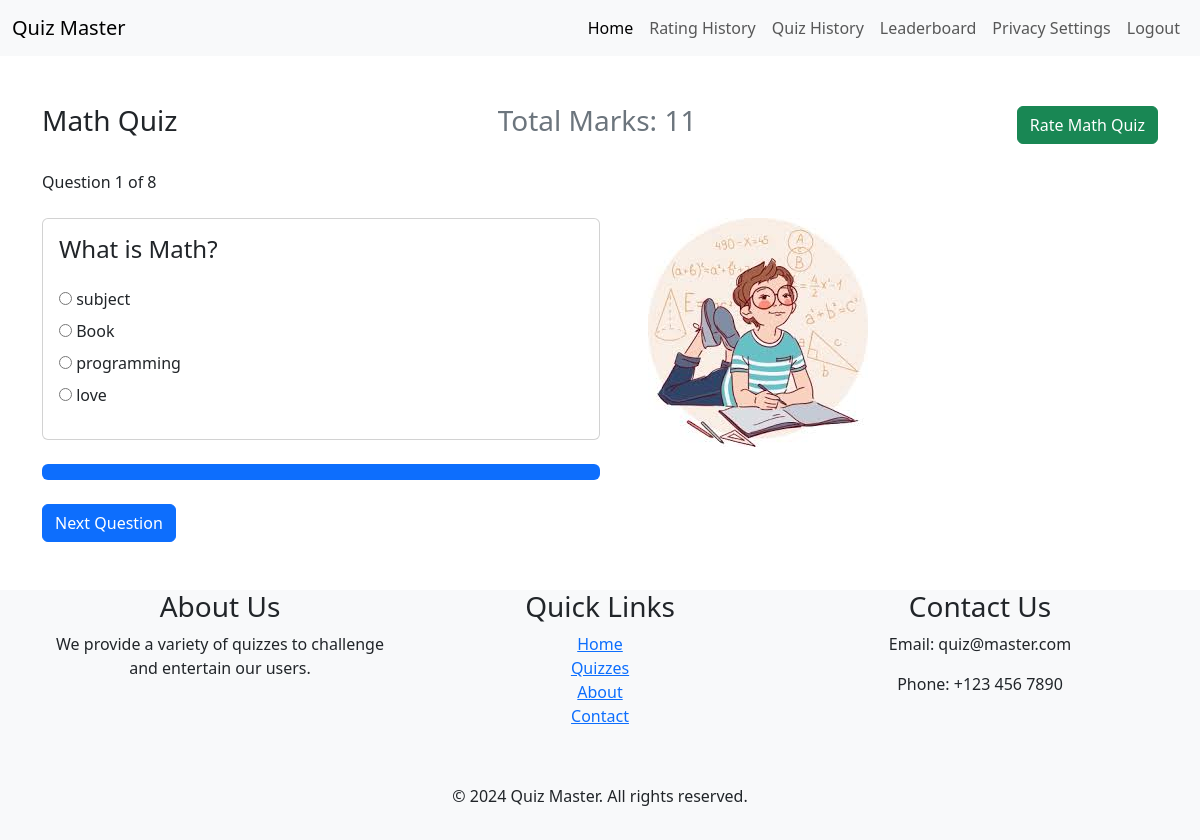
/quiz/math/ (signed in), run on the app's committed database.
### quizzes/models.py (models this page shows, shortened)
class Quiz(models.Model):
    title = models.CharField(max_length=255)
    description = models.TextField()
    category = models.ForeignKey(Category, on_delete=models.CASCADE)
    has_time_limit = models.BooleanField(default=False)
    created_at = models.DateTimeField(auto_now_add=True, editable=False)
    updated_at = models.DateTimeField(auto_now=True)
    image = models.ImageField(upload_to='quizzes/media/uploads', null=True,
                              blank=True, help_text='Upload an image for the quiz')

class Question(models.Model):
    quiz = models.ForeignKey(
        Quiz, on_delete=models.CASCADE, related_name='questions', default=1)
    quizQuestion = models.CharField(max_length=255)
    quizMark = models.IntegerField(default=1)

class Choice(models.Model):
    question = models.ForeignKey(Question, on_delete=models.CASCADE)
    quizAnswer = models.CharField(max_length=255)
    is_correct = models.BooleanField(default=False)

### core/views.py (the view, shortened to what this page needs)
# urls.py: path('quiz/<slug:category_slug>/', quiz_view, name='quiz_view'),
@login_required
def quiz_view(request, category_slug):
    category = get_object_or_404(Category, slug=category_slug)
    quiz = get_object_or_404(Quiz, category=category)
    questions = Question.objects.filter(quiz=quiz)
    totalMarksOfAllQuestions = sum(question.quizMark for question in questions)
    context = {
        'quiz': quiz,
        'questions': questions,
        'totalMarksOfAllQuestions': totalMarksOfAllQuestions
    }
    return render(request, 'quiz.html', context)

### core/templates/quiz.html (shortened to what this page needs)
{% extends 'base.html' %}
{% load static %}
{% block content %}
<div class="container my-5">
    <div class="d-flex justify-content-between align-items-center">
        <h3 class="text-center">{{ quiz.title }}</h3>
        <h3 class="text-secondary">Total Marks: {{ totalMarksOfAllQuestions }}</h3>
        <a class="btn btn-success" href="{% url 'rate_quiz' quiz.id %}">Rate {{ quiz.title }}</a>
    </div>
    {% if questions %}
    <div id="progress-indicator" class="my-4"></div>
    <div class="d-flex justify-content-around gap-5">
        <form method="post" id="quiz-form" class="col-6">
            <div class="question-container">
                {% for question in questions %}
                <div class="card question {% if forloop.first %}active{% endif %} mb-4">
                    <div class="card-body">
                        <div class="d-flex justify-content-between align-items-center mb-3">
                            <h4 class="card-title">{{ question.quizQuestion }}</h4>
                            <span class="badge badge-info">Marks: {{ question.quizMark }}</span>
                        </div>
                        {% for choice in question.choice_set.all %}
                        <div class="custom-control custom-radio my-2">
                            <input type="radio" id="choice{{ choice.id }}" name="question_{{ question.id }}_choice"
                                value="{{ choice.id }}"
                                data-is-correct="{% if choice.is_correct %}true{% else %}false{% endif %}"
                                class="custom-control-input choice">
                            <label class="custom-control-label" for="choice{{ choice.id }}">{{ choice.quizAnswer }}</label>
                        </div>
                        {% endfor %}
                    </div>
                </div>
                {% endfor %}
            </div>
            <div id="progress-bar-container" class="mb-4">
                <div id="progress-bar" class="progress bg-primary">
                </div>
            </div>
            <button type="button" id="next-question" class="btn btn-primary">Next Question</button>
        </form>
        <div class="col-6">
            <img src="{{ quiz.image.url }}" alt="{{ quiz.title }} Image" class="img-fluid">
        </div>
    </div>
    {% else %}
    <p class="text-center">No questions available.</p>
    {% endif %}
</div>
{% endblock %}

### core/templates/base.html (shortened to what this page needs)
<!doctype html>
<html lang="en">
<head>
    <link href="https://cdn.jsdelivr.net/npm/bootstrap@5.3.2/dist/css/bootstrap.min.css" rel="stylesheet"
>
    <link href="https://cdn.jsdelivr.net/npm/swiffy-slider@1.6.0/dist/css/swiffy-slider.min.css" rel="stylesheet"
>
    {% load static %}
</head>
<body>
    {% include 'navbar.html' %}
    {% block content %}
    {% endblock %}
    {% include 'footer.html' %}
</body>
</html>

### core/templates/navbar.html (shortened to what this page needs)
<nav class="navbar navbar-expand-lg bg-body-tertiary">
    <div class="container-fluid">
        <a class="navbar-brand" href="{% url 'home' %}">Quiz Master</a>
        <div class="collapse navbar-collapse" id="navbarSupportedContent">
            <ul class="navbar-nav ms-auto mb-2 mb-lg-0">
                <li class="nav-item">
                    <a class="nav-link active" aria-current="page" href="{% url 'home' %}">Home</a>
                </li>
                <li class="nav-item">
                    <a class="nav-link" href="{% url 'rating_history' %}">Rating History</a>
                </li>
                {% if user.is_authenticated and not user.is_staff %}
                <div class="nav-item">
                    <a class="nav-link" href="{% url 'quiz_history' user.username %}">Quiz History</a>
                </div>
                {% endif %}
                {% if user.is_authenticated %}
                <div class="nav-item">
                    <a class="nav-link" href="{% url 'leaderboard' %}">Leaderboard</a>
                </div>
                <li class="nav-item">
                    <a class="nav-link" href="{% url 'privacy_settings' %}">Privacy Settings</a>
                </li>
                <li class="nav-item">
                    <a class="nav-link" href="{% url 'logout' %}">Logout</a>
                </li>
                {% endif %}
            </ul>
        </div>
    </div>
</nav>

### core/templates/footer.html
<footer class="mt-5 bg-light">
    <div class="container">
        <div class="row text-center">
            <div class="col-md-4 col-sm-12 mb-4">
                <h3>About Us</h3>
                <p>We provide a variety of quizzes to challenge and entertain our users.</p>
            </div>
            <div class="col-md-4 col-sm-12 mb-4">
                <h3>Quick Links</h3>
                <ul class="list-unstyled">
                    <li><a href="{% url 'home' %}">Home</a></li>
                    <li><a href="">Quizzes</a></li>
                    <li><a href="">About</a></li>
                    <li><a href="">Contact</a></li>
                </ul>
            </div>
            <div class="col-md-4 col-sm-12">
                <h3>Contact Us</h3>
                <p>Email: quiz@master.com</p>
                <p>Phone: +123 456 7890</p>
            </div>
        </div>
    </div>
    <div class="text-center py-3 bg-light">
        <p>&copy; {% now "Y" %} Quiz Master. All rights reserved.</p>
    </div>
</footer>

### core/templates/navbar.html (style rules this page uses)
.nav-item { opacity: 0; transition: opacity 0.8s ease-in-out; }
.nav-item.fade-in { opacity: 1; }

### data on the page
Quiz: title "Math Quiz", image (picture)
Question: quizQuestion "What is Math?"
Choice: is_correct "☐ subject", quizAnswer "subject"
Choice: is_correct "☐ Book", quizAnswer "Book"
Choice: is_correct "☐ programming", quizAnswer "programming"
Choice: is_correct "☐ love", quizAnswer "love"

### other printed values
{{ totalMarksOfAllQuestions }} "11"
